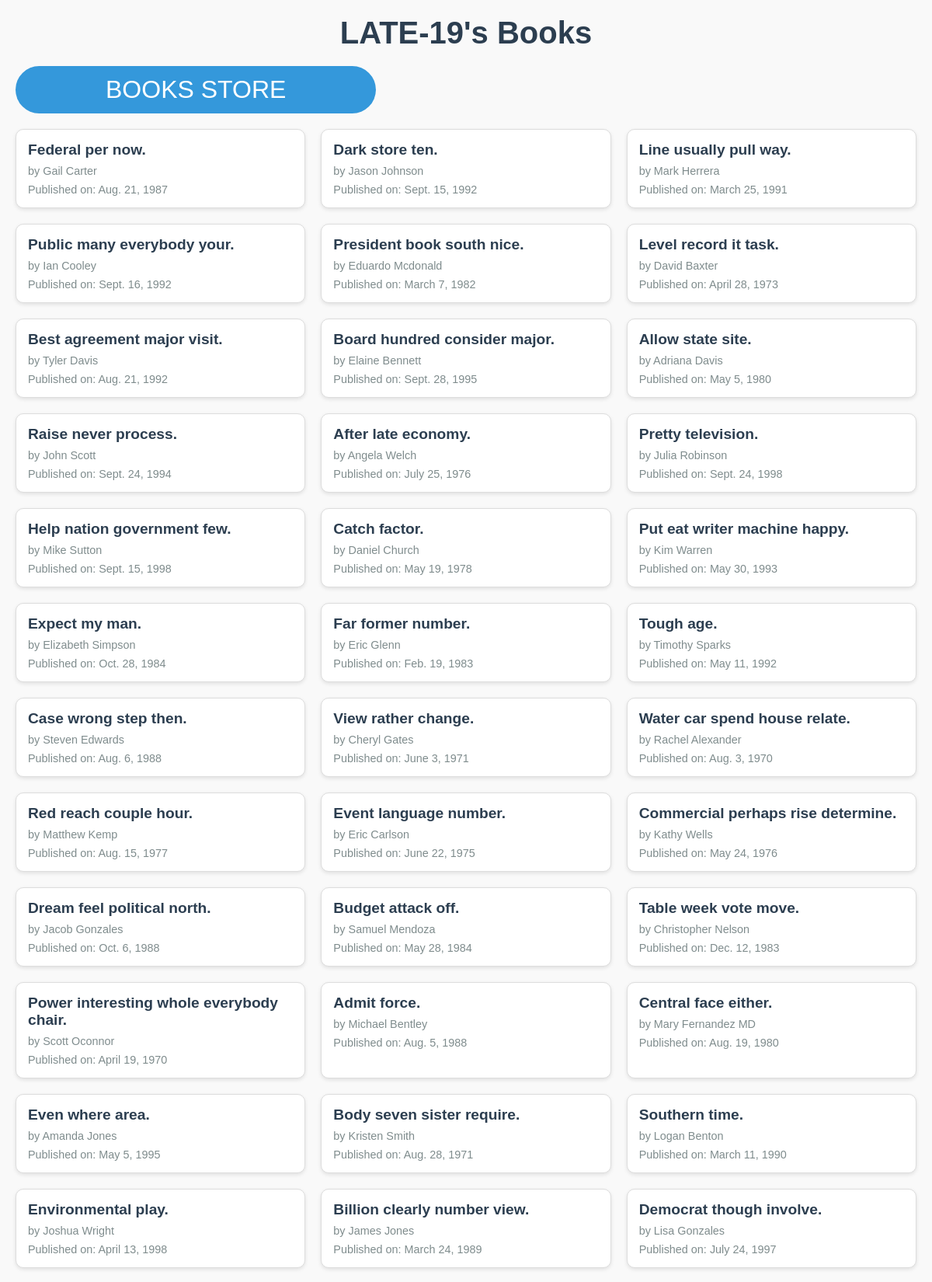
Screenshot of /late_19s.html/ (upper part) with the database file from the repository.
### myapp/models.py (models this page shows, shortened)
class Book(models.Model):
    title = models.CharField(max_length=100)
    author = models.CharField(max_length=50)
    published_date = models.DateField()

### myapp/views.py (the view)
# urls.py: path('late_19s.html/', views.late_19s),
def late_19s(request):
    books = Book.objects.filter(Q(published_date__year__gt=1951) & (Q(published_date__year__lt=2000)))
    return render(request, 'late_19s.html', {'books': books})

### myapp/templates/late_19s.html (shortened to what this page needs)
<!DOCTYPE html>
<html lang="en">
<head>
    {% load static %}
    <link rel="stylesheet" href="{% static 'css/style.css' %}">
</head>
<body>
    <h1>LATE-19's Books</h1>
    <a href="/book_list.html/"><button>BOOKS STORE</button></a>
    <ul>
        {% for book in books %}
            <li>
                <strong>{{ book.title }}</strong>
                <span class="author">by {{ book.author }}</span>
                <span class="published_date">Published on: {{ book.published_date }}</span>
            </li>
        {% endfor %}
    </ul>
</body>
</html>

### myapp/static/css/style.css (style rules this page uses)
* { margin: 0; padding: 0; box-sizing: border-box; }
body { font-family: 'Arial', sans-serif; background-color: #f9f9f9; color: #a49696; padding: 20px; }
h1 { text-align: center; font-size: 2.5rem; color: #2c3e50; margin-bottom: 20px; }
button { background-color: #3498db; color: white; border: none; padding: 12px 116px; border-radius: 45px; font-size: 2rem; cursor: pointer; transition: background-color 0.3s ease; }
a button { text-decoration: none; }
ul { display: grid; grid-template-columns: repeat(auto-fit, minmax(300px, 1fr)); gap: 20px; list-style: none; padding: 0; margin-top: 20px; }
li { background-color: #fff; border: 1px solid #ddd; border-radius: 10px; padding: 15px; box-shadow: 0 2px 5px rgba(0, 0, 0, 0.1); transition: transform 0.3s ease, box-shadow 0.3s ease; }
li strong { font-size: 1.2rem; color: #2c3e50; }
li .author, li .published_date { display: block; margin-top: 8px; color: #7f8c8d; font-size: 0.9rem; }

### rows the page displays
Book: title "Federal per now.", author "Gail Carter", published_date "Aug. 21, 1987"
Book: title "Dark store ten.", author "Jason Johnson", published_date "Sept. 15, 1992"
Book: title "Line usually pull way.", author "Mark Herrera", published_date "March 25, 1991"
Book: title "Public many everybody your.", author "Ian Cooley", published_date "Sept. 16, 1992"
Book: title "President book south nice.", author "Eduardo Mcdonald", published_date "March 7, 1982"
Book: title "Level record it task.", author "David Baxter", published_date "April 28, 1973"
Book: title "Best agreement major visit.", author "Tyler Davis", published_date "Aug. 21, 1992"
Book: title "Board hundred consider major.", author "Elaine Bennett", published_date "Sept. 28, 1995"
Book: title "Allow state site.", author "Adriana Davis", published_date "May 5, 1980"
Book: title "Raise never process.", author "John Scott", published_date "Sept. 24, 1994"
Book: title "After late economy.", author "Angela Welch", published_date "July 25, 1976"
Book: title "Pretty television.", author "Julia Robinson", published_date "Sept. 24, 1998"
Book: title "Help nation government few.", author "Mike Sutton", published_date "Sept. 15, 1998"
Book: title "Catch factor.", author "Daniel Church", published_date "May 19, 1978"
Book: title "Put eat writer machine happy.", author "Kim Warren", published_date "May 30, 1993"
Book: title "Expect my man.", author "Elizabeth Simpson", published_date "Oct. 28, 1984"
Book: title "Far former number.", author "Eric Glenn", published_date "Feb. 19, 1983"
Book: title "Tough age.", author "Timothy Sparks", published_date "May 11, 1992"
Book: title "Case wrong step then.", author "Steven Edwards", published_date "Aug. 6, 1988"
Book: title "View rather change.", author "Cheryl Gates", published_date "June 3, 1971"
Book: title "Water car spend house relate.", author "Rachel Alexander", published_date "Aug. 3, 1970"
Book: title "Red reach couple hour.", author "Matthew Kemp", published_date "Aug. 15, 1977"
Book: title "Event language number.", author "Eric Carlson", published_date "June 22, 1975"
Book: title "Commercial perhaps rise determine.", author "Kathy Wells", published_date "May 24, 1976"
Book: title "Dream feel political north.", author "Jacob Gonzales", published_date "Oct. 6, 1988"
Book: title "Budget attack off.", author "Samuel Mendoza", published_date "May 28, 1984"
Book: title "Table week vote move.", author "Christopher Nelson", published_date "Dec. 12, 1983"
Book: title "Power interesting whole everybody chair.", author "Scott Oconnor", published_date "April 19, 1970"
Book: title "Admit force.", author "Michael Bentley", published_date "Aug. 5, 1988"
Book: title "Central face either.", author "Mary Fernandez MD", published_date "Aug. 19, 1980"
Book: title "Even where area.", author "Amanda Jones", published_date "May 5, 1995"
Book: title "Body seven sister require.", author "Kristen Smith", published_date "Aug. 28, 1971"
Book: title "Southern time.", author "Logan Benton", published_date "March 11, 1990"
Book: title "Environmental play.", author "Joshua Wright", published_date "April 13, 1998"
Book: title "Billion clearly number view.", author "James Jones", published_date "March 24, 1989"
Book: title "Democrat though involve.", author "Lisa Gonzales", published_date "July 24, 1997"
